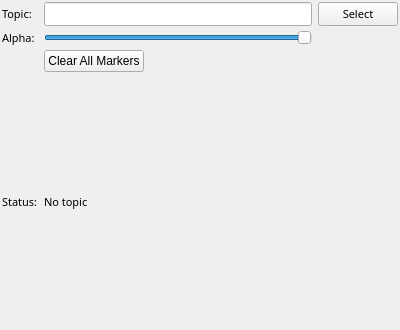
<?xml version="1.0" encoding="UTF-8"?>
<ui version="4.0">
 <class>textured_marker_config</class>
 <widget class="QWidget" name="textured_marker_config">
  <property name="geometry">
   <rect>
    <x>0</x>
    <y>0</y>
    <width>400</width>
    <height>330</height>
   </rect>
  </property>
  <property name="windowTitle">
   <string>Form</string>
  </property>
  <property name="styleSheet">
   <string notr="true"/>
  </property>
  <layout class="QGridLayout" name="gridLayout">
   <property name="leftMargin">
    <number>2</number>
   </property>
   <property name="topMargin">
    <number>2</number>
   </property>
   <property name="rightMargin">
    <number>2</number>
   </property>
   <property name="bottomMargin">
    <number>2</number>
   </property>
   <property name="verticalSpacing">
    <number>4</number>
   </property>
   <item row="5" column="1" colspan="2">
    <widget class="QLabel" name="status">
     <property name="font">
      <font>
       <family>Sans Serif</family>
       <pointsize>8</pointsize>
      </font>
     </property>
     <property name="styleSheet">
      <string notr="true"/>
     </property>
     <property name="text">
      <string>No topic</string>
     </property>
     <property name="wordWrap">
      <bool>true</bool>
     </property>
    </widget>
   </item>
   <item row="2" column="1">
    <widget class="QLineEdit" name="topic">
     <property name="font">
      <font>
       <family>Sans Serif</family>
       <pointsize>8</pointsize>
      </font>
     </property>
    </widget>
   </item>
   <item row="5" column="0">
    <widget class="QLabel" name="label_2">
     <property name="font">
      <font>
       <family>Sans Serif</family>
       <pointsize>8</pointsize>
      </font>
     </property>
     <property name="text">
      <string>Status:</string>
     </property>
    </widget>
   </item>
   <item row="2" column="2">
    <widget class="QPushButton" name="selecttopic">
        <property name="sizePolicy">
         <sizepolicy hsizetype="Fixed" vsizetype="Fixed">
          <horstretch>0</horstretch>
          <verstretch>0</verstretch>
         </sizepolicy>
        </property>
     <property name="font">
      <font>
       <family>Sans Serif</family>
       <pointsize>8</pointsize>
      </font>
     </property>
     <property name="styleSheet">
      <string notr="true"/>
     </property>
     <property name="text">
      <string>Select</string>
     </property>
    </widget>
   </item>
   <item row="2" column="0">
    <widget class="QLabel" name="label">
     <property name="font">
      <font>
       <family>Sans Serif</family>
       <pointsize>8</pointsize>
      </font>
     </property>
     <property name="text">
      <string>Topic:</string>
     </property>
    </widget>
   </item>
   <item row="4" column="1">
    <widget class="QPushButton" name="clear">
        <property name="sizePolicy">
         <sizepolicy hsizetype="Fixed" vsizetype="Fixed">
          <horstretch>0</horstretch>
          <verstretch>0</verstretch>
         </sizepolicy>
        </property>
     <property name="text">
      <string>Clear All Markers</string>
     </property>
    </widget>
   </item>
   <item row="3" column='0'>
    <widget class="QLabel" name="alphaLabel">
     <property name="font">
      <font>
       <family>Sans Serif</family>
       <pointsize>8</pointsize>
      </font>
     </property>
     <property name="text">
      <string>Alpha:</string>
     </property>
    </widget>
   </item>
   <item row="3" column="1">
    <widget class="QSlider" name="alphaSlide">
     <property name="minimum">
     <number>5</number>
     </property>
     <property name="maximum">
     <number>25</number>
     </property>
     <property name="value">
     <number>25</number>
     </property>
     <property name="orientation">
     <enum>Qt::Horizontal</enum>
     </property>
     <property name="tickPosition">
     <enum>QSlider::NoTicks</enum>
     </property>
    </widget>
   </item>
  </layout>
 </widget>
 <resources/>
 <connections/>
 <slots>
  <slot>SelectColor()</slot>
  <slot>SelectTopic()</slot>
  <slot>TopicEdited()</slot>
  <slot>PositionToleranceChanged(double)</slot>
  <slot>AngleToleranceChanged(double)</slot>
 </slots>
</ui>
